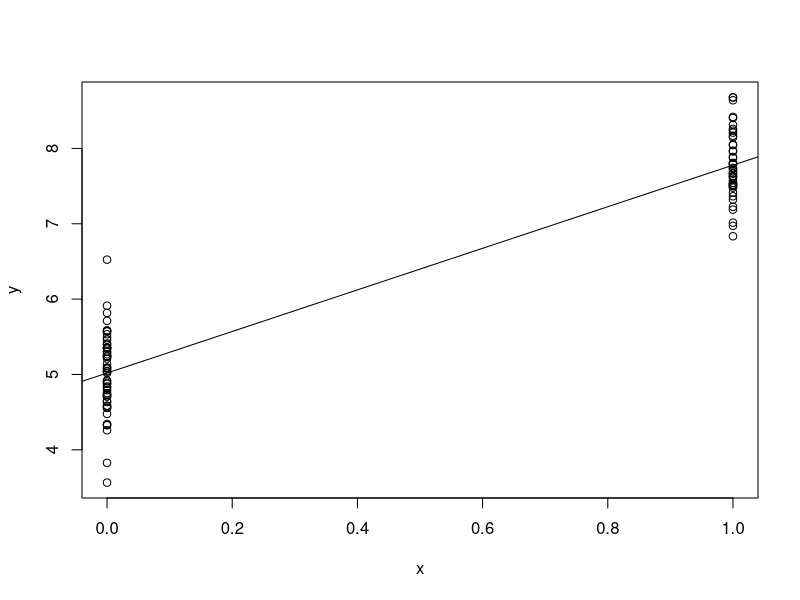

Reproduce this figure in R.
#------generate one data set with epsilon ~ N(0, 0.25)------
seed <- 1152 #seed
n <- 100     #nb of observations
a <- 5       #intercept
b <- 2.7     #slope

set.seed(seed)
epsilon <- rnorm(n, mean=0, sd=sqrt(0.25))
x <- sample(x=c(0, 1), size=n, replace=TRUE)
y <- a + b * x + epsilon
#-----------------------------------------------------------

#------using lm------
mod <- lm(y ~ x)
plot(x,y)
abline(mod)
#--------------------

#------using the explicit formulas------
X <- cbind(1, x)
betaHat <- solve(t(X) %*% X) %*% t(X) %*% y
var_betaHat <- anova(mod)[[3]][2] * solve(t(X) %*% X)
#---------------------------------------

#------comparison------
#estimate
mod$coef

#BetaHat[1] = intercept, BetaHat[2] = slope
c(betaHat[1], betaHat[2])


#standard error
summary(mod)$coefficients[, 2]

sqrt(diag(var_betaHat))

#----------------------
